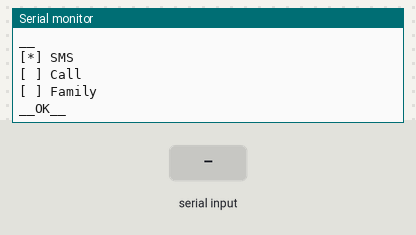
A sketch run on a simulated Arduino Uno, built with avr-gcc and run on an emulated ATmega328P. On the bench: the last lines printed to the serial monitor. The inputs (shaded band) are chosen by the test bench.

Above: at 1.2 s.
1.3 s: "90,45\n" received over Serial
At 2.5 s:
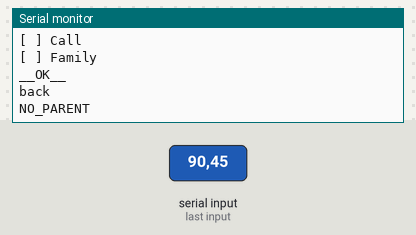
2.8 s: "30,150\n" received over Serial
At 3.5 s:
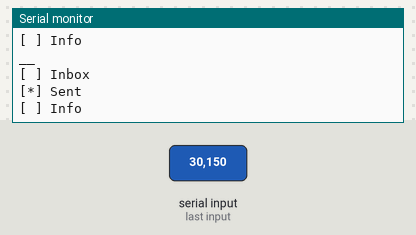
4.3 s: "30,150\n" received over Serial
At 4.9 s:
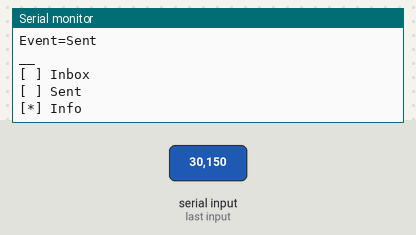

The sketch:

simplemenu.ino
```cpp
//  char **codes = new char*[4];
#include <Arduino.h>

#define menu_next 1
#define menu_prev 2
#define menu_event 3
#define menu_back 4
#define menu_home 5
#define menu_call 8


class MenuItem {
  public:
  char *name;
  MenuItem **childs;
  uint8_t _madded=0, current=0;
  uint8_t _nchild=0;
  MenuItem *parent=NULL;
  MenuItem(){
    //default constructor.
  }
  MenuItem(char *nm) {
    name=nm;
  }

 void appendChild(MenuItem *mi) {
    mi->parent=this;
    MenuItem **ch2=new MenuItem*[_nchild+1];
    for(int i=0;i<_nchild;i++) {
      ch2[i]=childs[i];
    }
    ch2[_nchild]=mi;
    childs=ch2;
    _nchild++;
  }
  /*
   * num: number of arguments.
   * ...: list of pointers.
   */
  void setChild(int num, ...) {
    va_list argList;
    va_start(argList, num);

     for(; num; num--) {
       int valu = va_arg(argList,  int);
       appendChild(valu);               //NOTE: pointers are integer, here pointers of MenuItems are passed.
    }
    va_end(argList);
   }

  MenuItem *getCurrent(){
    return childs[current];
  }
  MenuItem *next(){
    ++current;
    if(current>=_nchild-1) {
      current=_nchild-1;
    }
    return getCurrent();
  }
   MenuItem *prev(){
    if(current>0)   {
      --current;
    }
    return getCurrent();
  }

  void print_childs() {
    Serial.println("__");
    for(uint8_t i=0;i<_nchild;i++) {
      char ch=' ';
      if(i==current) ch='*';
      Serial.print("[");
      Serial.print(ch);
      Serial.print("] ");
      Serial.println(childs[i]->name);
    }
  }


};


MenuItem *root;

MenuItem rt("Main");
MenuItem mi("SMS"), mi2("Call"), mi3("Family");
MenuItem mi11("Inbox"), mi12("Sent"), mi13("Info");
MenuItem mi21("InCall"), mi22("OutCall");

void setup() {
  Serial.begin(9600);
  Serial.println("Ready");

   mi.setChild(3, &mi11, &mi12, &mi13);
   mi2.setChild(2, &mi21, &mi22);
   rt.setChild(3, &mi, &mi2, &mi3);

  root=&rt;
  Serial.println(root->name);
  root->print_childs();
  Serial.println("\n__OK__");
}

void onMenu(int sp) {
  if(sp==menu_next) {
        root->next();
        root->print_childs();
      }else if(sp==menu_prev) {
        root->prev();
        root->print_childs();
      }
      else if(sp==menu_event) {
//        Serial.println("open");
        MenuItem *mi=root->getCurrent();
        root->print_childs();
        if(mi->_nchild>0) {
//          Serial.println("HAS CHILD");
          root=mi;
          root->print_childs();
        }else {
          Serial.println("Event="+ String(mi->name));
        }

      }
      else if(sp==menu_back) {
          Serial.println("back");
          if(root->parent==NULL) {
            Serial.println("NO_PARENT");
          }else {
            root=root->parent;
            root->print_childs();
          }
      }
}

void loop() {
   int sp=getPressed_serial();
   if(sp) {
////    Serial.println("emulated p="+String(sp));
      onMenu(sp);
   }

}


/*
 * emulate keypress.
 */
int getPressed_serial() {
  if(Serial.available() ) {
      char ch=Serial.read();
      int d=ch-'0';
      return d;
  }
  return 0;
}
```

Measured:
- after the input at 1.3 s, the serial monitor: prints a new line at once (image 1)
- after the input at 2.8 s, the serial monitor: prints a new line at once (image 2)
- after the input at 4.3 s, the serial monitor: prints a new line at once (image 3)
